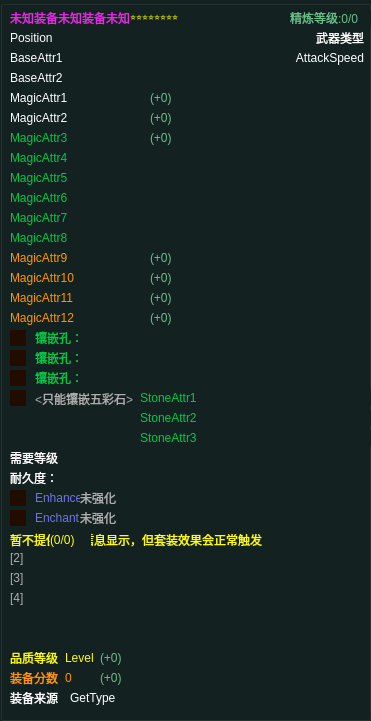
      <widget class="QGroupBox" name="groupBox_19">
       <property name="geometry">
        <rect>
         <x>230</x>
         <y>30</y>
         <width>371</width>
         <height>721</height>
        </rect>
       </property>
       <property name="font">
        <font>
         <pointsize>9</pointsize>
        </font>
       </property>
       <property name="styleSheet">
        <string notr="true">background-color: rgb(19, 34, 33);</string>
       </property>
       <property name="title">
        <string/>
       </property>
       <widget class="QLabel" name="label_68">
        <property name="geometry">
         <rect>
          <x>10</x>
          <y>10</y>
          <width>121</width>
          <height>16</height>
         </rect>
        </property>
        <property name="sizePolicy">
         <sizepolicy hsizetype="Preferred" vsizetype="Preferred">
          <horstretch>0</horstretch>
          <verstretch>0</verstretch>
         </sizepolicy>
        </property>
        <property name="styleSheet">
         <string notr="true">color: rgb(227, 44, 229);</string>
        </property>
        <property name="text">
         <string>未知装备未知装备未知</string>
        </property>
       </widget>
       <widget class="QLabel" name="label_69">
        <property name="geometry">
         <rect>
          <x>130</x>
          <y>6</y>
          <width>101</width>
          <height>20</height>
         </rect>
        </property>
        <property name="font">
         <font>
          <family>等线</family>
          <pointsize>7</pointsize>
         </font>
        </property>
        <property name="styleSheet">
         <string notr="true">color: rgb(249, 249, 1);</string>
        </property>
        <property name="text">
         <string>⭐⭐⭐⭐⭐⭐⭐⭐</string>
        </property>
       </widget>
       <widget class="QLabel" name="label_70">
        <property name="geometry">
         <rect>
          <x>290</x>
          <y>10</y>
          <width>81</width>
          <height>16</height>
         </rect>
        </property>
        <property name="styleSheet">
         <string notr="true">color: rgb(106, 190, 138);</string>
        </property>
        <property name="text">
         <string>精炼等级:0/0 </string>
        </property>
       </widget>
       <widget class="QLabel" name="label_71">
        <property name="geometry">
         <rect>
          <x>10</x>
          <y>30</y>
          <width>54</width>
          <height>16</height>
         </rect>
        </property>
        <property name="styleSheet">
         <string notr="true">color: rgb(255, 255, 255);</string>
        </property>
        <property name="text">
         <string>Position</string>
        </property>
       </widget>
       <widget class="QLabel" name="label_72">
        <property name="geometry">
         <rect>
          <x>10</x>
          <y>50</y>
          <width>181</width>
          <height>16</height>
         </rect>
        </property>
        <property name="styleSheet">
         <string notr="true">color: rgb(255, 255, 255);</string>
        </property>
        <property name="text">
         <string>BaseAttr1</string>
        </property>
       </widget>
       <widget class="QLabel" name="label_73">
        <property name="geometry">
         <rect>
          <x>10</x>
          <y>70</y>
          <width>191</width>
          <height>16</height>
         </rect>
        </property>
        <property name="styleSheet">
         <string notr="true">color: rgb(255, 255, 255);</string>
        </property>
        <property name="text">
         <string>BaseAttr2</string>
        </property>
       </widget>
       <widget class="QLabel" name="magic_label_1">
        <property name="geometry">
         <rect>
          <x>10</x>
          <y>90</y>
          <width>134</width>
          <height>16</height>
         </rect>
        </property>
        <property name="styleSheet">
         <string notr="true">color: rgb(255, 255, 255);</string>
        </property>
        <property name="text">
         <string>MagicAttr1</string>
        </property>
       </widget>
       <widget class="QLabel" name="magic_label_2">
        <property name="geometry">
         <rect>
          <x>10</x>
          <y>110</y>
          <width>134</width>
          <height>16</height>
         </rect>
        </property>
        <property name="styleSheet">
         <string notr="true">color: rgb(255, 255, 255);</string>
        </property>
        <property name="text">
         <string>MagicAttr2</string>
        </property>
       </widget>
       <widget class="QLabel" name="magic_strength_label_1">
        <property name="geometry">
         <rect>
          <x>150</x>
          <y>90</y>
          <width>54</width>
          <height>16</height>
         </rect>
        </property>
        <property name="styleSheet">
         <string notr="true">color: rgb(106, 190, 138);</string>
        </property>
        <property name="text">
         <string>(+0)</string>
        </property>
       </widget>
       <widget class="QLabel" name="magic_strength_label_2">
        <property name="geometry">
         <rect>
          <x>150</x>
          <y>110</y>
          <width>54</width>
          <height>16</height>
         </rect>
        </property>
        <property name="styleSheet">
         <string notr="true">color: rgb(106, 190, 138);</string>
        </property>
        <property name="text">
         <string>(+0)</string>
        </property>
       </widget>
       <widget class="QLabel" name="magic_label_3">
        <property name="geometry">
         <rect>
          <x>10</x>
          <y>130</y>
          <width>352</width>
          <height>16</height>
         </rect>
        </property>
        <property name="styleSheet">
         <string notr="true">color: rgb(0, 200, 72);</string>
        </property>
        <property name="text">
         <string>MagicAttr3</string>
        </property>
       </widget>
       <widget class="QLabel" name="magic_strength_label_3">
        <property name="geometry">
         <rect>
          <x>150</x>
          <y>130</y>
          <width>54</width>
          <height>16</height>
         </rect>
        </property>
        <property name="styleSheet">
         <string notr="true">color: rgb(106, 190, 138);</string>
        </property>
        <property name="text">
         <string>(+0)</string>
        </property>
       </widget>
       <widget class="QLabel" name="magic_strength_label_4">
        <property name="geometry">
         <rect>
          <x>150</x>
          <y>150</y>
          <width>54</width>
          <height>16</height>
         </rect>
        </property>
        <property name="styleSheet">
         <string notr="true">color: rgb(106, 190, 138);</string>
        </property>
        <property name="text">
         <string>(+0)</string>
        </property>
       </widget>
       <widget class="QLabel" name="magic_label_4">
        <property name="geometry">
         <rect>
          <x>10</x>
          <y>150</y>
          <width>352</width>
          <height>16</height>
         </rect>
        </property>
        <property name="styleSheet">
         <string notr="true">color: rgb(0, 200, 72);</string>
        </property>
        <property name="text">
         <string>MagicAttr4</string>
        </property>
       </widget>
       <widget class="QLabel" name="magic_strength_label_5">
        <property name="geometry">
         <rect>
          <x>150</x>
          <y>170</y>
          <width>54</width>
          <height>16</height>
         </rect>
        </property>
        <property name="styleSheet">
         <string notr="true">color: rgb(106, 190, 138);</string>
        </property>
        <property name="text">
         <string>(+0)</string>
        </property>
       </widget>
       <widget class="QLabel" name="magic_label_5">
        <property name="geometry">
         <rect>
          <x>10</x>
          <y>170</y>
          <width>352</width>
          <height>16</height>
         </rect>
        </property>
        <property name="styleSheet">
         <string notr="true">color: rgb(0, 200, 72);</string>
        </property>
        <property name="text">
         <string>MagicAttr5</string>
        </property>
       </widget>
       <widget class="QLabel" name="magic_strength_label_6">
        <property name="geometry">
         <rect>
          <x>150</x>
          <y>190</y>
          <width>54</width>
          <height>16</height>
         </rect>
        </property>
        <property name="styleSheet">
         <string notr="true">color: rgb(106, 190, 138);</string>
        </property>
        <property name="text">
         <string>(+0)</string>
        </property>
       </widget>
       <widget class="QLabel" name="magic_label_6">
        <property name="geometry">
         <rect>
          <x>10</x>
          <y>190</y>
          <width>352</width>
          <height>16</height>
         </rect>
        </property>
        <property name="styleSheet">
         <string notr="true">color: rgb(0, 200, 72);</string>
        </property>
        <property name="text">
         <string>MagicAttr6</string>
        </property>
       </widget>
       <widget class="QLabel" name="magic_strength_label_7">
        <property name="geometry">
         <rect>
          <x>150</x>
          <y>210</y>
          <width>54</width>
          <height>16</height>
         </rect>
        </property>
        <property name="styleSheet">
         <string notr="true">color: rgb(106, 190, 138);</string>
        </property>
        <property name="text">
         <string>(+0)</string>
        </property>
       </widget>
       <widget class="QLabel" name="magic_label_7">
        <property name="geometry">
         <rect>
          <x>10</x>
          <y>210</y>
          <width>352</width>
          <height>16</height>
         </rect>
        </property>
        <property name="styleSheet">
         <string notr="true">color: rgb(0, 200, 72);</string>
        </property>
        <property name="text">
         <string>MagicAttr7</string>
        </property>
       </widget>
       <widget class="QLabel" name="magic_strength_label_8">
        <property name="geometry">
         <rect>
          <x>150</x>
          <y>230</y>
          <width>54</width>
          <height>16</height>
         </rect>
        </property>
        <property name="styleSheet">
         <string notr="true">color: rgb(106, 190, 138);</string>
        </property>
        <property name="text">
         <string>(+0)</string>
        </property>
       </widget>
       <widget class="QLabel" name="magic_label_8">
        <property name="geometry">
         <rect>
          <x>10</x>
          <y>230</y>
          <width>352</width>
          <height>16</height>
         </rect>
        </property>
        <property name="styleSheet">
         <string notr="true">color: rgb(0, 200, 72);</string>
        </property>
        <property name="text">
         <string>MagicAttr8</string>
        </property>
       </widget>
       <widget class="QLabel" name="magic_label_9">
        <property name="geometry">
         <rect>
          <x>10</x>
          <y>250</y>
          <width>352</width>
          <height>16</height>
         </rect>
        </property>
        <property name="styleSheet">
         <string notr="true">color: rgb(255, 150, 0);</string>
        </property>
        <property name="text">
         <string>MagicAttr9</string>
        </property>
       </widget>
       <widget class="QLabel" name="magic_label_10">
        <property name="geometry">
         <rect>
          <x>10</x>
          <y>270</y>
          <width>352</width>
          <height>16</height>
         </rect>
        </property>
        <property name="styleSheet">
         <string notr="true">color: rgb(255, 150, 0);</string>
        </property>
        <property name="text">
         <string>MagicAttr10</string>
        </property>
       </widget>
       <widget class="QLabel" name="magic_label_11">
        <property name="geometry">
         <rect>
          <x>10</x>
          <y>290</y>
          <width>352</width>
          <height>16</height>
         </rect>
        </property>
        <property name="styleSheet">
         <string notr="true">color: rgb(255, 150, 0);</string>
        </property>
        <property name="text">
         <string>MagicAttr11</string>
        </property>
       </widget>
       <widget class="QLabel" name="magic_label_12">
        <property name="geometry">
         <rect>
          <x>10</x>
          <y>310</y>
          <width>352</width>
          <height>16</height>
         </rect>
        </property>
        <property name="styleSheet">
         <string notr="true">color: rgb(255, 150, 0);</string>
        </property>
        <property name="text">
         <string>MagicAttr12</string>
        </property>
       </widget>
       <widget class="QLabel" name="embedding_1">
        <property name="geometry">
         <rect>
          <x>10</x>
          <y>330</y>
          <width>16</width>
          <height>16</height>
         </rect>
        </property>
        <property name="styleSheet">
         <string notr="true">background-color: rgb(33, 12, 0);</string>
        </property>
        <property name="text">
         <string/>
        </property>
       </widget>
       <widget class="QLabel" name="embedding_desc_1">
        <property name="geometry">
         <rect>
          <x>35</x>
          <y>330</y>
          <width>303</width>
          <height>16</height>
         </rect>
        </property>
        <property name="styleSheet">
         <string notr="true">color: rgb(0, 200, 72);</string>
        </property>
        <property name="text">
         <string>镶嵌孔：</string>
        </property>
       </widget>
       <widget class="QLabel" name="embedding_2">
        <property name="geometry">
         <rect>
          <x>10</x>
          <y>350</y>
          <width>16</width>
          <height>16</height>
         </rect>
        </property>
        <property name="styleSheet">
         <string notr="true">background-color: rgb(33, 12, 0);</string>
        </property>
        <property name="text">
         <string/>
        </property>
       </widget>
       <widget class="QLabel" name="embedding_desc_2">
        <property name="geometry">
         <rect>
          <x>35</x>
          <y>350</y>
          <width>303</width>
          <height>16</height>
         </rect>
        </property>
        <property name="styleSheet">
         <string notr="true">color: rgb(0, 200, 72);</string>
        </property>
        <property name="text">
         <string>镶嵌孔：</string>
        </property>
       </widget>
       <widget class="QLabel" name="embedding_3">
        <property name="geometry">
         <rect>
          <x>10</x>
          <y>370</y>
          <width>16</width>
          <height>16</height>
         </rect>
        </property>
        <property name="styleSheet">
         <string notr="true">background-color: rgb(33, 12, 0);</string>
        </property>
        <property name="text">
         <string/>
        </property>
       </widget>
       <widget class="QLabel" name="embedding_desc_3">
        <property name="geometry">
         <rect>
          <x>35</x>
          <y>370</y>
          <width>303</width>
          <height>16</height>
         </rect>
        </property>
        <property name="styleSheet">
         <string notr="true">color: rgb(0, 200, 72);</string>
        </property>
        <property name="text">
         <string>镶嵌孔：</string>
        </property>
       </widget>
       <widget class="QLabel" name="label_138">
        <property name="geometry">
         <rect>
          <x>293</x>
          <y>30</y>
          <width>71</width>
          <height>16</height>
         </rect>
        </property>
        <property name="styleSheet">
         <string notr="true">color: rgb(255, 255, 255);</string>
        </property>
        <property name="text">
         <string>武器类型</string>
        </property>
        <property name="alignment">
         <set>Qt::AlignRight|Qt::AlignTrailing|Qt::AlignVCenter</set>
        </property>
       </widget>
       <widget class="QLabel" name="label_139">
        <property name="geometry">
         <rect>
          <x>293</x>
          <y>50</y>
          <width>71</width>
          <height>16</height>
         </rect>
        </property>
        <property name="styleSheet">
         <string notr="true">color: rgb(255, 255, 255);</string>
        </property>
        <property name="text">
         <string>AttackSpeed</string>
        </property>
        <property name="alignment">
         <set>Qt::AlignRight|Qt::AlignTrailing|Qt::AlignVCenter</set>
        </property>
       </widget>
       <widget class="QLabel" name="label_140">
        <property name="geometry">
         <rect>
          <x>10</x>
          <y>390</y>
          <width>16</width>
          <height>16</height>
         </rect>
        </property>
        <property name="styleSheet">
         <string notr="true">background-color: rgb(33, 12, 0);</string>
        </property>
        <property name="text">
         <string/>
        </property>
       </widget>
       <widget class="QLabel" name="label_90">
        <property name="geometry">
         <rect>
          <x>35</x>
          <y>390</y>
          <width>101</width>
          <height>16</height>
         </rect>
        </property>
        <property name="styleSheet">
         <string notr="true">color: rgb(173, 173, 173);</string>
        </property>
        <property name="text">
         <string>&lt;只能镶嵌五彩石&gt;</string>
        </property>
       </widget>
       <widget class="QLabel" name="label_141">
        <property name="geometry">
         <rect>
          <x>140</x>
          <y>390</y>
          <width>301</width>
          <height>16</height>
         </rect>
        </property>
        <property name="styleSheet">
         <string notr="true">color: rgb(0, 200, 72);</string>
        </property>
        <property name="text">
         <string>StoneAttr1</string>
        </property>
       </widget>
       <widget class="QLabel" name="label_142">
        <property name="geometry">
         <rect>
          <x>140</x>
          <y>410</y>
          <width>301</width>
          <height>16</height>
         </rect>
        </property>
        <property name="styleSheet">
         <string notr="true">color: rgb(0, 200, 72);</string>
        </property>
        <property name="text">
         <string>StoneAttr2</string>
        </property>
       </widget>
       <widget class="QLabel" name="label_143">
        <property name="geometry">
         <rect>
          <x>140</x>
          <y>430</y>
          <width>301</width>
          <height>16</height>
         </rect>
        </property>
        <property name="styleSheet">
         <string notr="true">color: rgb(0, 200, 72);</string>
        </property>
        <property name="text">
         <string>StoneAttr3</string>
        </property>
       </widget>
       <widget class="QLabel" name="label_92">
        <property name="geometry">
         <rect>
          <x>10</x>
          <y>450</y>
          <width>341</width>
          <height>16</height>
         </rect>
        </property>
        <property name="styleSheet">
         <string notr="true">color: rgb(255, 255, 255);</string>
        </property>
        <property name="text">
         <string>需要等级</string>
        </property>
       </widget>
       <widget class="QLabel" name="label_96">
        <property name="geometry">
         <rect>
          <x>10</x>
          <y>470</y>
          <width>321</width>
          <height>16</height>
         </rect>
        </property>
        <property name="styleSheet">
         <string notr="true">color: rgb(255, 255, 255);</string>
        </property>
        <property name="text">
         <string>耐久度：</string>
        </property>
       </widget>
       <widget class="QLabel" name="label_145">
        <property name="geometry">
         <rect>
          <x>10</x>
          <y>490</y>
          <width>16</width>
          <height>16</height>
         </rect>
        </property>
        <property name="styleSheet">
         <string notr="true">background-color: rgb(33, 12, 0);</string>
        </property>
        <property name="text">
         <string/>
        </property>
       </widget>
       <widget class="QLabel" name="label_146">
        <property name="geometry">
         <rect>
          <x>10</x>
          <y>510</y>
          <width>16</width>
          <height>16</height>
         </rect>
        </property>
        <property name="styleSheet">
         <string notr="true">background-color: rgb(33, 12, 0);</string>
        </property>
        <property name="text">
         <string/>
        </property>
       </widget>
       <widget class="QLabel" name="label_147">
        <property name="geometry">
         <rect>
          <x>35</x>
          <y>490</y>
          <width>321</width>
          <height>16</height>
         </rect>
        </property>
        <property name="styleSheet">
         <string notr="true">color: rgb(113, 115, 229);</string>
        </property>
        <property name="text">
         <string>Enhance</string>
        </property>
       </widget>
       <widget class="QLabel" name="label_148">
        <property name="geometry">
         <rect>
          <x>35</x>
          <y>510</y>
          <width>321</width>
          <height>16</height>
         </rect>
        </property>
        <property name="styleSheet">
         <string notr="true">color: rgb(113, 115, 229);</string>
        </property>
        <property name="text">
         <string>Enchant</string>
        </property>
       </widget>
       <widget class="QLabel" name="label_149">
        <property name="geometry">
         <rect>
          <x>10</x>
          <y>532</y>
          <width>341</width>
          <height>16</height>
         </rect>
        </property>
        <property name="styleSheet">
         <string notr="true">color: rgb(255, 255, 0);</string>
        </property>
        <property name="text">
         <string>暂不提供套装信息显示，但套装效果会正常触发</string>
        </property>
       </widget>
       <widget class="QLabel" name="label_150">
        <property name="geometry">
         <rect>
          <x>10</x>
          <y>550</y>
          <width>54</width>
          <height>16</height>
         </rect>
        </property>
        <property name="styleSheet">
         <string notr="true">color: rgb(173, 173, 173);</string>
        </property>
        <property name="text">
         <string>[2]</string>
        </property>
       </widget>
       <widget class="QLabel" name="label_151">
        <property name="geometry">
         <rect>
          <x>10</x>
          <y>570</y>
          <width>54</width>
          <height>16</height>
         </rect>
        </property>
        <property name="styleSheet">
         <string notr="true">color: rgb(173, 173, 173);</string>
        </property>
        <property name="text">
         <string>[3]</string>
        </property>
       </widget>
       <widget class="QLabel" name="label_152">
        <property name="geometry">
         <rect>
          <x>10</x>
          <y>590</y>
          <width>54</width>
          <height>16</height>
         </rect>
        </property>
        <property name="styleSheet">
         <string notr="true">color: rgb(173, 173, 173);</string>
        </property>
        <property name="text">
         <string>[4]</string>
        </property>
       </widget>
       <widget class="QLabel" name="label_153">
        <property name="geometry">
         <rect>
          <x>10</x>
          <y>650</y>
          <width>54</width>
          <height>16</height>
         </rect>
        </property>
        <property name="styleSheet">
         <string notr="true">color: rgb(255, 255, 0);</string>
        </property>
        <property name="text">
         <string>品质等级</string>
        </property>
       </widget>
       <widget class="QLabel" name="label_154">
        <property name="geometry">
         <rect>
          <x>65</x>
          <y>650</y>
          <width>54</width>
          <height>16</height>
         </rect>
        </property>
        <property name="styleSheet">
         <string notr="true">color: rgb(255, 255, 0);</string>
        </property>
        <property name="text">
         <string>Level</string>
        </property>
       </widget>
       <widget class="QLabel" name="label_155">
        <property name="geometry">
         <rect>
          <x>100</x>
          <y>650</y>
          <width>141</width>
          <height>16</height>
         </rect>
        </property>
        <property name="styleSheet">
         <string notr="true">color: rgb(106, 190, 138);</string>
        </property>
        <property name="text">
         <string>(+0)</string>
        </property>
       </widget>
       <widget class="QLabel" name="label_156">
        <property name="geometry">
         <rect>
          <x>10</x>
          <y>670</y>
          <width>54</width>
          <height>16</height>
         </rect>
        </property>
        <property name="styleSheet">
         <string notr="true">color: rgb(255, 150, 0);</string>
        </property>
        <property name="text">
         <string>装备分数</string>
        </property>
       </widget>
       <widget class="QLabel" name="label_157">
        <property name="geometry">
         <rect>
          <x>100</x>
          <y>670</y>
          <width>121</width>
          <height>16</height>
         </rect>
        </property>
        <property name="styleSheet">
         <string notr="true">color: rgb(106, 190, 138);</string>
        </property>
        <property name="text">
         <string>(+0)</string>
        </property>
       </widget>
       <widget class="QLabel" name="label_158">
        <property name="geometry">
         <rect>
          <x>65</x>
          <y>670</y>
          <width>31</width>
          <height>16</height>
         </rect>
        </property>
        <property name="styleSheet">
         <string notr="true">color: rgb(255, 150, 0);</string>
        </property>
        <property name="text">
         <string>0</string>
        </property>
       </widget>
       <widget class="QLabel" name="label_160">
        <property name="geometry">
         <rect>
          <x>10</x>
          <y>690</y>
          <width>51</width>
          <height>16</height>
         </rect>
        </property>
        <property name="styleSheet">
         <string notr="true">color: rgb(255, 255, 255);</string>
        </property>
        <property name="text">
         <string>装备来源：</string>
        </property>
       </widget>
       <widget class="QLabel" name="label_161">
        <property name="geometry">
         <rect>
          <x>70</x>
          <y>690</y>
          <width>51</width>
          <height>16</height>
         </rect>
        </property>
        <property name="styleSheet">
         <string notr="true">color: rgb(255, 255, 255);</string>
        </property>
        <property name="text">
         <string>GetType</string>
        </property>
       </widget>
       <widget class="QLabel" name="label_162">
        <property name="geometry">
         <rect>
          <x>50</x>
          <y>532</y>
          <width>41</width>
          <height>16</height>
         </rect>
        </property>
        <property name="styleSheet">
         <string notr="true">color: rgb(255, 255, 0);</string>
        </property>
        <property name="text">
         <string>(0/0)</string>
        </property>
       </widget>
       <widget class="QLabel" name="magic_strength_label_9">
        <property name="geometry">
         <rect>
          <x>150</x>
          <y>250</y>
          <width>54</width>
          <height>16</height>
         </rect>
        </property>
        <property name="styleSheet">
         <string notr="true">color: rgb(106, 190, 138);</string>
        </property>
        <property name="text">
         <string>(+0)</string>
        </property>
       </widget>
       <widget class="QLabel" name="magic_strength_label_10">
        <property name="geometry">
         <rect>
          <x>150</x>
          <y>270</y>
          <width>54</width>
          <height>16</height>
         </rect>
        </property>
        <property name="styleSheet">
         <string notr="true">color: rgb(106, 190, 138);</string>
        </property>
        <property name="text">
         <string>(+0)</string>
        </property>
       </widget>
       <widget class="QLabel" name="magic_strength_label_11">
        <property name="geometry">
         <rect>
          <x>150</x>
          <y>290</y>
          <width>54</width>
          <height>16</height>
         </rect>
        </property>
        <property name="styleSheet">
         <string notr="true">color: rgb(106, 190, 138);</string>
        </property>
        <property name="text">
         <string>(+0)</string>
        </property>
       </widget>
       <widget class="QLabel" name="magic_strength_label_12">
        <property name="geometry">
         <rect>
          <x>150</x>
          <y>310</y>
          <width>54</width>
          <height>16</height>
         </rect>
        </property>
        <property name="styleSheet">
         <string notr="true">color: rgb(106, 190, 138);</string>
        </property>
        <property name="text">
         <string>(+0)</string>
        </property>
       </widget>
       <widget class="QLabel" name="label_76">
        <property name="geometry">
         <rect>
          <x>80</x>
          <y>490</y>
          <width>54</width>
          <height>16</height>
         </rect>
        </property>
        <property name="styleSheet">
         <string notr="true">color: rgb(173, 173, 173);</string>
        </property>
        <property name="text">
         <string>未强化</string>
        </property>
       </widget>
       <widget class="QLabel" name="label_77">
        <property name="geometry">
         <rect>
          <x>80</x>
          <y>510</y>
          <width>54</width>
          <height>16</height>
         </rect>
        </property>
        <property name="styleSheet">
         <string notr="true">color: rgb(173, 173, 173);</string>
        </property>
        <property name="text">
         <string>未强化</string>
        </property>
       </widget>
      </widget>
